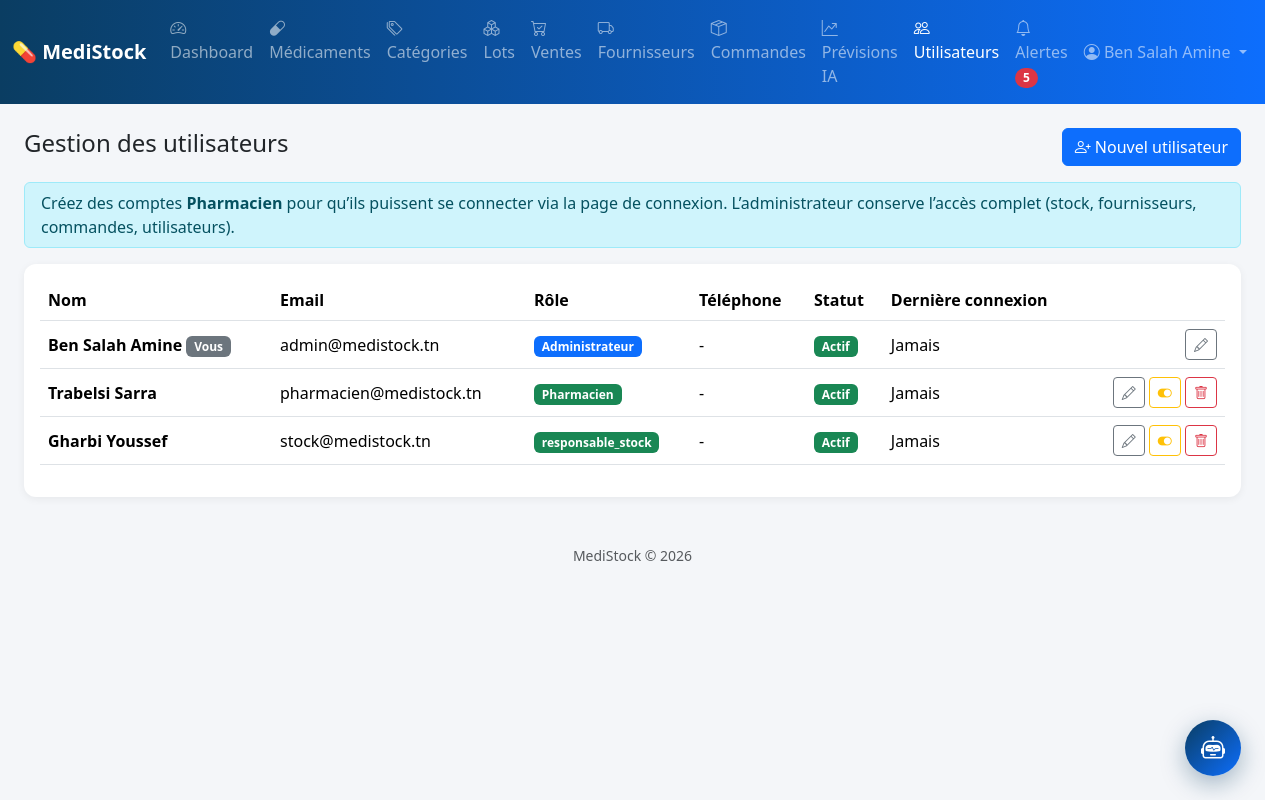
/utilisateurs.php (signed in), run on an earlier commit of the app's database.
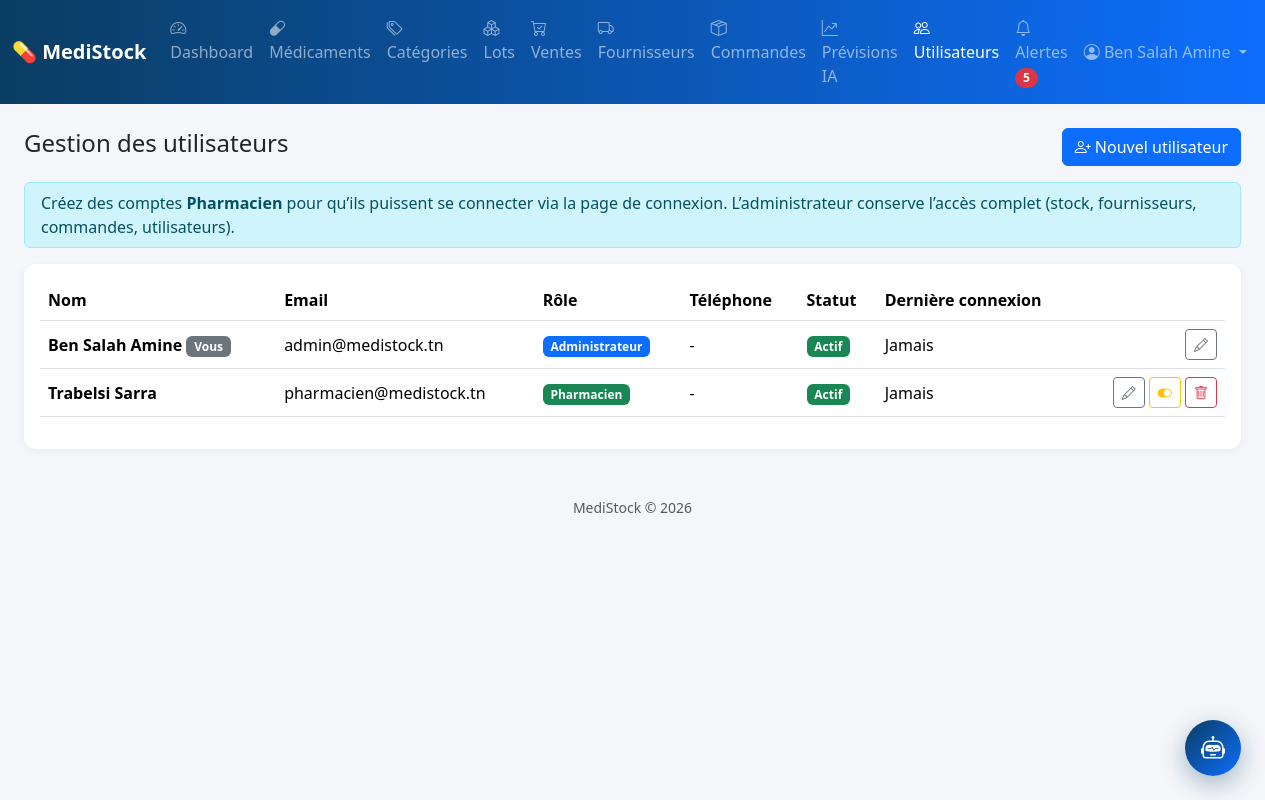
And on a later commit of the database.
### tables this page shows
CREATE TABLE utilisateurs (
    id                INT AUTO_INCREMENT PRIMARY KEY,
    nom               VARCHAR(50)  NOT NULL,
    prenom            VARCHAR(50)  NOT NULL,
    email             VARCHAR(100) NOT NULL UNIQUE,
    mot_de_passe      VARCHAR(255) NOT NULL,           
    role              ENUM('administrateur','pharmacien') NOT NULL,
    telephone         VARCHAR(20),
    actif             TINYINT(1) NOT NULL DEFAULT 1,
    date_creation     DATETIME NOT NULL DEFAULT CURRENT_TIMESTAMP,
    derniere_connexion DATETIME NULL
);

### includes/auth.php (called while the page is built, shortened)
<?php
function current_user_id() {
    return $_SESSION['user_id'] ?? null;
}
function current_role() {
    return $_SESSION['role'] ?? null;
}
function is_admin() {
    return current_role() === 'administrateur';
}
function role_label($role = null) {
    $role = $role ?? current_role();
    $labels = [
        'administrateur' => 'Administrateur',
        'pharmacien'     => 'Pharmacien',
    ];
    return $labels[$role] ?? (string) $role;
}

### utilisateurs.php (the view, shortened to what this page needs)
<?php
require 'config/db.php';
require 'includes/auth.php';
$page_titre = 'Utilisateurs';
$utilisateurs = $pdo->query('SELECT id, nom, prenom, email, role, telephone, actif, date_creation, derniere_connexion
                             FROM utilisateurs ORDER BY role, nom, prenom')->fetchAll();
require 'includes/header.php';
?>
<div class="d-flex justify-content-between align-items-center mb-3">
    <h4>Gestion des utilisateurs</h4>
    <button class="btn btn-primary" data-bs-toggle="modal" data-bs-target="#modalUtilisateur" onclick="nouveauUtilisateur()">
        <i class="bi bi-person-plus"></i> Nouvel utilisateur
    </button>
</div>
<div class="alert alert-info py-2">
    Créez des comptes <strong>Pharmacien</strong> pour qu’ils puissent se connecter via la page de connexion.
    L’administrateur conserve l’accès complet (stock, fournisseurs, commandes, utilisateurs).
</div>
<div class="card p-3">
    <div class="table-responsive">
        <table class="table table-hover align-middle">
            <thead>
                <tr>
                    <th>Nom</th>
                    <th>Email</th>
                    <th>Rôle</th>
                    <th>Téléphone</th>
                    <th>Statut</th>
                    <th>Dernière connexion</th>
                    <th></th>
                </tr>
            </thead>
            <tbody>
            <?php foreach ($utilisateurs as $u): ?>
                <tr>
                    <td>
                        <strong><?= htmlspecialchars($u['nom'] . ' ' . $u['prenom']) ?></strong>
                        <?php if ((int) $u['id'] === (int) current_user_id()): ?>
                            <span class="badge bg-secondary">Vous</span>
                        <?php endif; ?>
                    </td>
                    <td><?= htmlspecialchars($u['email']) ?></td>
                    <td><span class="badge <?= $u['role'] === 'administrateur' ? 'bg-primary' : 'bg-success' ?>"><?= htmlspecialchars(role_label($u['role'])) ?></span></td>
                    <td><?= htmlspecialchars($u['telephone'] ?? '-') ?></td>
                    <td>
                        <?php if ((int) $u['actif'] === 1): ?>
                            <span class="badge bg-success">Actif</span>
                        <?php else: ?>
                            <span class="badge bg-secondary">Inactif</span>
                        <?php endif; ?>
                    </td>
                    <td><?= $u['derniere_connexion'] ? date('d/m/Y H:i', strtotime($u['derniere_connexion'])) : 'Jamais' ?></td>
                    <td class="text-end text-nowrap">
                        <button class="btn btn-sm btn-outline-secondary"
                                onclick='editerUtilisateur(<?= json_encode($u, JSON_HEX_APOS | JSON_HEX_QUOT | JSON_UNESCAPED_UNICODE) ?>)'>
                            <i class="bi bi-pencil"></i>
                        </button>
                        <?php if ((int) $u['id'] !== (int) current_user_id()): ?>
                        <a href="utilisateurs.php?toggle=<?= (int) $u['id'] ?>" class="btn btn-sm btn-outline-warning"
                           title="Activer / désactiver"
                           onclick="return confirm('Changer le statut de cet utilisateur ?')">
                            <i class="bi bi-toggle-on"></i>
                        </a>
                        <a href="utilisateurs.php?delete=<?= (int) $u['id'] ?>" class="btn btn-sm btn-outline-danger"
                           onclick="return confirm('Désactiver ce compte ?')">
                            <i class="bi bi-trash"></i>
                        </a>
                        <?php endif; ?>
                    </td>
                </tr>
            <?php endforeach; ?>
            </tbody>
        </table>
    </div>
</div>
<?php require 'includes/footer.php'; ?>

### includes/header.php (shortened to what this page needs)
<?php
require_once __DIR__ . '/../config/groq.php';
$nombre_alertes = 0;
if (isset($pdo)) {
    $nombre_alertes = (int) $pdo->query("SELECT COUNT(*) AS n FROM alertes WHERE statut = 'active'")->fetch()['n'];
}
$estAdmin = is_admin();
?>
<!DOCTYPE html>
<html lang="fr">
<head>
    <link href="https://cdn.jsdelivr.net/npm/bootstrap@5.3.3/dist/css/bootstrap.min.css" rel="stylesheet">
    <link rel="stylesheet" href="https://cdn.jsdelivr.net/npm/bootstrap-icons@1.11.3/font/bootstrap-icons.css">
    <link href="assets/css/style.css?v=20260829-chatbot" rel="stylesheet">
</head>
<body>
<nav class="navbar navbar-expand-lg navbar-dark app-navbar">
    <div class="container-fluid">
        <a class="navbar-brand fw-bold" href="index.php">💊 MediStock</a>
        <div class="collapse navbar-collapse" id="navMenu">
            <ul class="navbar-nav me-auto">
                <li class="nav-item"><a class="nav-link <?= ($page_titre ?? '') === 'Dashboard' ? 'active' : '' ?>" href="index.php"><i class="bi bi-speedometer2"></i> Dashboard</a></li>
                <li class="nav-item"><a class="nav-link <?= ($page_titre ?? '') === 'Médicaments' ? 'active' : '' ?>" href="medicaments.php"><i class="bi bi-capsule"></i> Médicaments</a></li>
                <?php if ($estAdmin): ?>
                <li class="nav-item"><a class="nav-link <?= ($page_titre ?? '') === 'Catégories' ? 'active' : '' ?>" href="categories.php"><i class="bi bi-tags"></i> Catégories</a></li>
                <li class="nav-item"><a class="nav-link <?= ($page_titre ?? '') === 'Lots' ? 'active' : '' ?>" href="lots.php"><i class="bi bi-boxes"></i> Lots</a></li>
                <?php endif; ?>
                <li class="nav-item"><a class="nav-link <?= ($page_titre ?? '') === 'Ventes' ? 'active' : '' ?>" href="ventes.php"><i class="bi bi-cart-check"></i> Ventes</a></li>
                <?php if ($estAdmin): ?>
                <li class="nav-item"><a class="nav-link <?= ($page_titre ?? '') === 'Fournisseurs' ? 'active' : '' ?>" href="fournisseurs.php"><i class="bi bi-truck"></i> Fournisseurs</a></li>
                <li class="nav-item"><a class="nav-link <?= ($page_titre ?? '') === 'Commandes' ? 'active' : '' ?>" href="commandes.php"><i class="bi bi-box-seam"></i> Commandes</a></li>
                <li class="nav-item"><a class="nav-link <?= ($page_titre ?? '') === 'Prévisions IA' ? 'active' : '' ?>" href="previsions.php"><i class="bi bi-graph-up-arrow"></i> Prévisions IA</a></li>
                <li class="nav-item"><a class="nav-link <?= ($page_titre ?? '') === 'Utilisateurs' ? 'active' : '' ?>" href="utilisateurs.php"><i class="bi bi-people"></i> Utilisateurs</a></li>
                <?php endif; ?>
                <li class="nav-item">
                    <a class="nav-link position-relative <?= ($page_titre ?? '') === 'Alertes' ? 'active' : '' ?>" href="alertes.php">
                        <i class="bi bi-bell"></i> Alertes
                        <?php if ($nombre_alertes > 0): ?>
                            <span class="badge rounded-pill bg-danger"><?= $nombre_alertes ?></span>
                        <?php endif; ?>
                    </a>
                </li>
            </ul>
            <ul class="navbar-nav">
                <li class="nav-item dropdown">
                    <a class="nav-link dropdown-toggle" href="#" data-bs-toggle="dropdown">
                        <i class="bi bi-person-circle"></i> <?= htmlspecialchars($_SESSION['nom'] ?? '') ?>
                    </a>
                </li>
            </ul>
        </div>
    </div>
</nav>
<main class="container-fluid py-4 px-4">

### includes/footer.php (shortened to what this page needs)
</main>
<footer class="text-center text-muted small py-4">
    MediStock &copy; <?= date('Y') ?>
</footer>
<?php if (function_exists('chatbot_render_widget')): ?>
    <?php chatbot_render_widget($page_titre ?? 'MediStock'); ?>
<?php endif; ?>
</body>
</html>

### config/groq.php (shortened to what this page needs)
<?php
function chatbot_csrf_token(): string
{
    return $_SESSION['chatbot_csrf'];
}
function chatbot_page_label(string $pageTitle): string
{
    return trim(strip_tags($pageTitle));
}
function chatbot_render_widget(string $pageTitle): void
{
    $csrf = htmlspecialchars(chatbot_csrf_token(), ENT_QUOTES, 'UTF-8');
    $page = htmlspecialchars(chatbot_page_label($pageTitle), ENT_QUOTES, 'UTF-8');
    echo <<<HTML
    <button type="button" class="chatbot-launcher" id="chatbotLauncher" aria-label="Ouvrir MediStock Assistant"><i class="bi bi-robot"></i></button>
    <section class="chatbot-panel" id="chatbotPanel" aria-label="MediStock Assistant" data-csrf="{$csrf}" data-page="{$page}">
        <div class="chatbot-header"><strong><i class="bi bi-robot"></i> MediStock Assistant</strong><button type="button" class="btn-close btn-close-white" id="chatbotClose" aria-label="Fermer"></button></div>
        <div class="chatbot-messages" id="chatbotMessages"><div class="chatbot-message chatbot-assistant">Bonjour. Je peux vous aider avec les médicaments, le stock, les lots, les commandes, les ventes, les alertes et les prévisions MediStock.</div></div>
        <form class="chatbot-form" id="chatbotForm"><textarea id="chatbotInput" rows="2" maxlength="1000" placeholder="Posez une question sur MediStock..." required></textarea><button class="btn btn-primary" type="submit" id="chatbotSend"><i class="bi bi-send"></i></button></form>
        <div class="chatbot-disclaimer">Assistant de gestion interne. Aucun diagnostic ni conseil médical.</div>
    </section>
HTML;
}
?>

### assets/css/style.css (style rules this page uses)
:root { --ms-primary: #0d6efd; --ms-dark: #0a3d62; }
body { background-color: #f4f6f9; font-family: 'Segoe UI', system-ui, sans-serif; }
.app-navbar { background: linear-gradient(90deg, var(--ms-dark), var(--ms-primary)); }
.card { border: none; border-radius: 12px; box-shadow: 0 2px 8px rgba(0,0,0,.06); }
.table thead { background-color: #eef2f9; }
.chatbot-launcher { position: fixed !important; right: 24px !important; bottom: 24px !important; z-index: 1060 !important; display: grid !important; place-items: center !important; width: 56px !important; height: 56px !important; padding: 0 !important; border: 0 !important; border-radius: 50% !important; color: #fff !important; background: linear-gradient(135deg, #0a3d62, #0d6efd) !important; box-shadow: 0 8px 24px rgba(10, 61, 98, .35) !important; font-size: 24px !important; cursor: pointer !important; transition: transform .2s ease, box-shadow .2s ease !important; }

What changed in the data, as far as the page shows it:
removed utilisateurs: nom+prenom "Gharbi Youssef", email "stock@medistock.tn", role "responsable_stock", telephone "-", actif "Actif", shows "Jamais"
